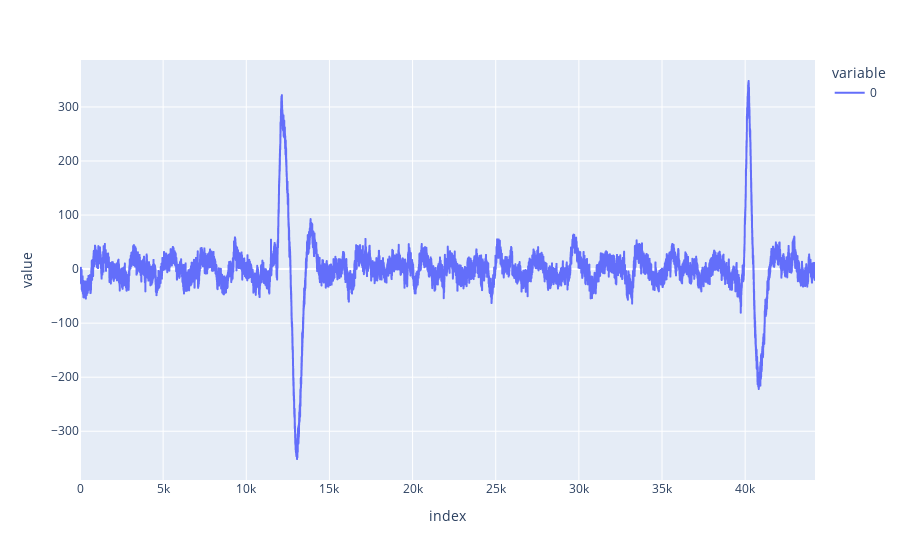

Notebook code for this chart:
### Code cell
px.line(eeg_data_1[1]['cz_eeg1'][getChannel('P4')]) #indexing by session then trial then channel

### Figure 1 — Plotly figure (JSON) as saved in the notebook; plotly's stock layout.template omitted (floating-point values rounded to 4 significant figures; data arrays with more than 128 entries replaced by an {"elided": "..."} marker saying what was removed)
{"data": [{"hovertemplate": "variable=0<br>index=%{x}<br>value=%{y}<extra></extra>", "legendgroup": "0", "line": {"color": "#636efa", "dash": "solid"}, "marker": {"symbol": "circle"}, "mode": "lines", "name": "0", "showlegend": true, "type": "scattergl", "x": {"elided": "44201 int values"}, "xaxis": "x", "y": {"elided": "44201 float values"}, "yaxis": "y"}], "layout": {"legend": {"title": {"text": "variable"}, "tracegroupgap": 0}, "margin": {"t": 60}, "xaxis": {"anchor": "y", "domain": [0, 1], "title": {"text": "index"}}, "yaxis": {"anchor": "x", "domain": [0, 1], "title": {"text": "value"}}}}
